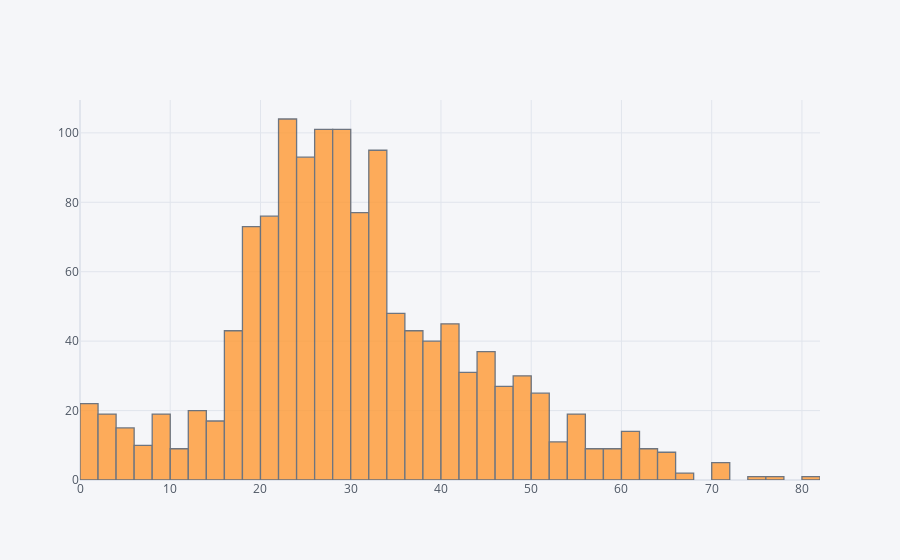

Notebook code for this chart:
### Markdown cell above
#### Use seaborn to show the distribution of column `Age`.

### Code cell
# your code here
titanic['Age'].iplot(kind='histogram')

### Figure 1 — Plotly figure (JSON) as saved in the notebook; plotly's stock layout.template omitted (floating-point values rounded to 4 significant figures; data arrays with more than 128 entries replaced by an {"elided": "..."} marker saying what was removed)
{"data": [{"histfunc": "count", "histnorm": "", "marker": {"color": "rgba(255, 153, 51, 1.0)", "line": {"color": "#4D5663", "width": 1.3}}, "name": "Age", "opacity": 0.8, "orientation": "v", "type": "histogram", "x": {"elided": "1309 float values"}}], "layout": {"autosize": true, "barmode": "overlay", "legend": {"bgcolor": "#F5F6F9", "font": {"color": "#4D5663"}}, "paper_bgcolor": "#F5F6F9", "plot_bgcolor": "#F5F6F9", "title": {"font": {"color": "#4D5663"}}, "xaxis": {"autorange": true, "gridcolor": "#E1E5ED", "range": [0, 82], "showgrid": true, "tickfont": {"color": "#4D5663"}, "title": {"font": {"color": "#4D5663"}, "text": ""}, "type": "linear", "zerolinecolor": "#E1E5ED"}, "yaxis": {"autorange": true, "gridcolor": "#E1E5ED", "range": [0, 109.5], "showgrid": true, "tickfont": {"color": "#4D5663"}, "title": {"font": {"color": "#4D5663"}, "text": ""}, "zerolinecolor": "#E1E5ED"}}}
